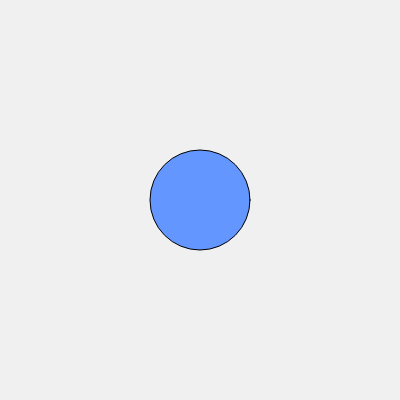
Frame 1 (no input)
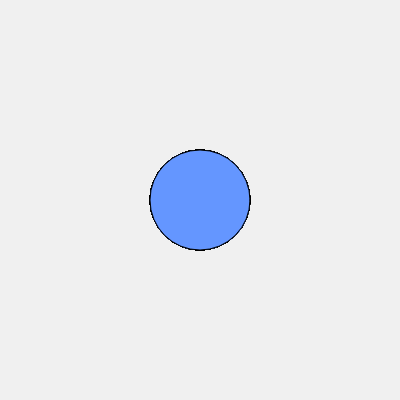
Frame 60 (no input)
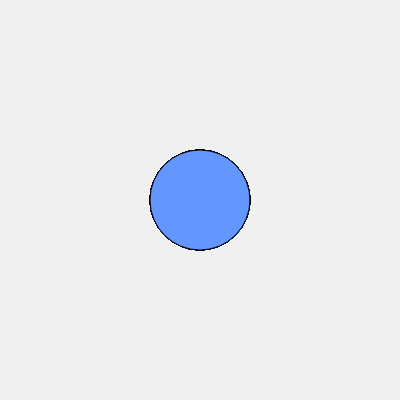
Frame 120 (the mouse pressed at the canvas centre since frame 60)

The p5.js sketch that drew these frames (run headless with seeded random() and noise() and a simulated clock; from frame 60 on, the mouse is pressed at the canvas centre):

// p5.js sketch
// ── sketch.js
function setup() {
  createCanvas(400, 400);
  background(240);
}

function draw() {
  fill(100, 150, 255);
  ellipse(width / 2, height / 2, 100, 100);
}

//正しいURLはhttp://localhost:5555/test-sketch/
